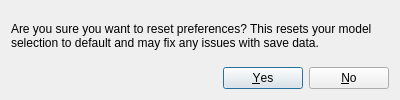
<?xml version="1.0" encoding="UTF-8"?>
<ui version="4.0">
 <class>Dialog</class>
 <widget class="QDialog" name="Dialog">
  <property name="geometry">
   <rect>
    <x>0</x>
    <y>0</y>
    <width>400</width>
    <height>100</height>
   </rect>
  </property>
  <property name="windowTitle">
   <string>Dialog</string>
  </property>
  <layout class="QVBoxLayout" name="verticalLayout">
   <item>
    <widget class="QLabel" name="label">
     <property name="text">
      <string>Are you sure you want to reset preferences? This resets your model selection to default and may fix any issues with save data.</string>
     </property>
     <property name="wordWrap">
      <bool>true</bool>
     </property>
    </widget>
   </item>
   <item>
    <widget class="QDialogButtonBox" name="buttonBox">
     <property name="orientation">
      <enum>Qt::Orientation::Horizontal</enum>
     </property>
     <property name="standardButtons">
      <set>QDialogButtonBox::StandardButton::No|QDialogButtonBox::StandardButton::Yes</set>
     </property>
    </widget>
   </item>
  </layout>
 </widget>
 <resources/>
 <connections>
  <connection>
   <sender>buttonBox</sender>
   <signal>accepted()</signal>
   <receiver>Dialog</receiver>
   <slot>accept()</slot>
   <hints>
    <hint type="sourcelabel">
     <x>248</x>
     <y>254</y>
    </hint>
    <hint type="destinationlabel">
     <x>157</x>
     <y>274</y>
    </hint>
   </hints>
  </connection>
  <connection>
   <sender>buttonBox</sender>
   <signal>rejected()</signal>
   <receiver>Dialog</receiver>
   <slot>reject()</slot>
   <hints>
    <hint type="sourcelabel">
     <x>316</x>
     <y>260</y>
    </hint>
    <hint type="destinationlabel">
     <x>286</x>
     <y>274</y>
    </hint>
   </hints>
  </connection>
 </connections>
</ui>
